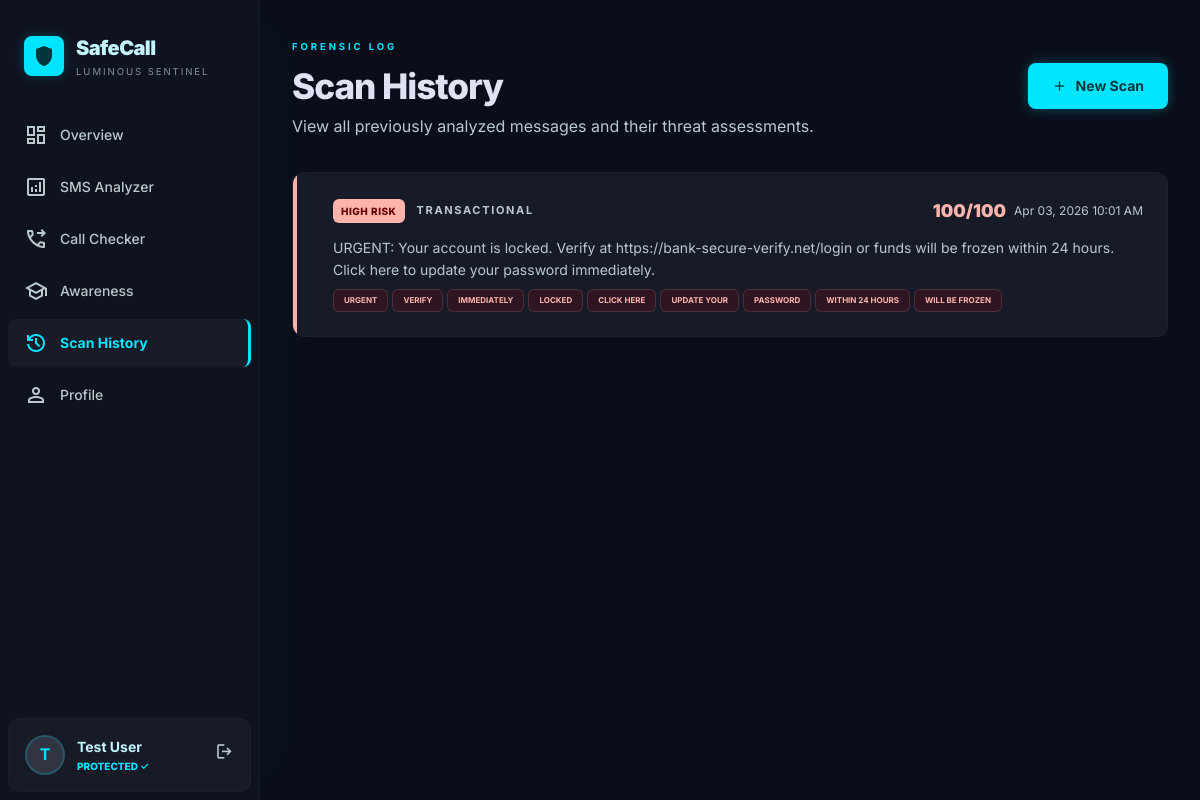
The page /scan-history (signed in) on the database its author committed.
### app.py (models this page shows)
class User(db.Model, UserMixin):
    id = db.Column(db.Integer, primary_key=True)
    full_name = db.Column(db.String(150), nullable=False)
    email = db.Column(db.String(150), unique=True, nullable=False)
    phone = db.Column(db.String(20), nullable=False)
    password = db.Column(db.String(200), nullable=False)
    created_at = db.Column(db.DateTime, default=utcnow)
    scan_results = db.relationship("ScanResult", backref="user", lazy=True, cascade="all, delete-orphan")
    alerts = db.relationship("Alert", backref="user", lazy=True, cascade="all, delete-orphan")
    call_checks = db.relationship("CallForwardingCheck", backref="user", lazy=True, cascade="all, delete-orphan")

class ScanResult(db.Model):
    id = db.Column(db.Integer, primary_key=True)
    user_id = db.Column(db.Integer, db.ForeignKey("user.id"), nullable=False)
    message_text = db.Column(db.Text, nullable=False)
    category = db.Column(db.String(30), default="Unknown")
    risk_score = db.Column(db.Integer, default=0)
    verdict = db.Column(db.String(30), default="SAFE")
    keywords_found = db.Column(db.Text, default="[]")  # JSON list
    advice = db.Column(db.Text, default="")
    metadata_info = db.Column(db.Text, default="{}")  # JSON
    created_at = db.Column(db.DateTime, default=utcnow)

### app.py (the view)
@app.route("/scan-history")
@login_required
def scan_history():
    page = request.args.get("page", 1, type=int)
    scans = ScanResult.query.filter_by(user_id=current_user.id)\
        .order_by(ScanResult.created_at.desc())\
        .paginate(page=page, per_page=10, error_out=False)
    return render_template("scan_history.html", scans=scans)

### app.py (called while the page is built)
@app.template_filter('fromjson')
def fromjson_filter(s):
    try:
        return json.loads(s) if s else []
    except (json.JSONDecodeError, TypeError):
        return []

@login_manager.user_loader
def load_user(user_id):
    return db.session.get(User, int(user_id))

### templates/scan_history.html (shortened to what this page needs)
{% extends "base.html" %}
{% block body %}
<aside class="sidebar" id="sidebar">
  <div class="sidebar-brand"><div class="sidebar-brand-icon"><span class="material-symbols-outlined">shield</span></div><div><h1>SafeCall</h1><p>Luminous Sentinel</p></div></div>
  <nav class="sidebar-nav">
    <a href="{{ url_for('dashboard') }}" class="sidebar-link"><span class="material-symbols-outlined">dashboard</span>Overview</a>
    <a href="{{ url_for('sms_analyzer') }}" class="sidebar-link"><span class="material-symbols-outlined">analytics</span>SMS Analyzer</a>
    <a href="{{ url_for('call_checker') }}" class="sidebar-link"><span class="material-symbols-outlined">phone_forwarded</span>Call Checker</a>
    <a href="{{ url_for('awareness') }}" class="sidebar-link"><span class="material-symbols-outlined">school</span>Awareness</a>
    <a href="{{ url_for('scan_history') }}" class="sidebar-link active"><span class="material-symbols-outlined">history</span>Scan History</a>
    <a href="{{ url_for('profile') }}" class="sidebar-link"><span class="material-symbols-outlined">person</span>Profile</a>
  </nav>
  <div class="sidebar-user"><div class="sidebar-avatar">{{ current_user.full_name[0] }}</div><div style="flex:1"><div style="font-size:0.875rem;font-weight:700;color:var(--cyan-light)">{{ current_user.full_name }}</div><div style="font-size:0.625rem;color:var(--cyan);font-weight:800;text-transform:uppercase">Protected ✓</div></div><a href="{{ url_for('logout') }}" style="color:var(--text-secondary)"><span class="material-symbols-outlined" style="font-size:1.2rem">logout</span></a></div>
</aside>
<div class="main-content" style="margin-left:260px;min-height:100vh;padding:2rem">
  <div style="max-width:960px;margin:0 auto">
    <div style="margin-bottom:2rem;display:flex;justify-content:space-between;align-items:center;flex-wrap:wrap;gap:1rem">
      <div>
        <span class="text-label text-cyan" style="font-size:0.6rem;letter-spacing:0.3em">Forensic Log</span>
        <h2 style="font-size:2.2rem;font-weight:800;letter-spacing:-0.03em">Scan History</h2>
        <p class="text-muted">View all previously analyzed messages and their threat assessments.</p>
      </div>
      <a href="{{ url_for('sms_analyzer') }}" class="btn btn-primary"><span class="material-symbols-outlined" style="font-size:1rem">add</span>New Scan</a>
    </div>
    {% if scans.items %}
    <div style="display:flex;flex-direction:column;gap:1rem">
      {% for scan in scans.items %}
      <div class="card" style="transition:all 0.3s;position:relative;overflow:hidden">
        <div style="position:absolute;top:0;left:0;width:4px;height:100%;{% if scan.risk_score > 60 %}background:var(--error){% elif scan.risk_score > 30 %}background:var(--warning){% else %}background:#4ade80{% endif %}"></div>
        <div style="padding-left:1rem">
          <div class="flex justify-between items-center" style="margin-bottom:0.75rem;flex-wrap:wrap;gap:0.5rem">
            <div class="flex items-center gap-3">
              <span class="badge badge-{{ 'high' if scan.risk_score > 60 else ('medium' if scan.risk_score > 30 else 'safe') }}">{{ scan.verdict }}</span>
              <span class="text-label text-muted">{{ scan.category }}</span>
            </div>
            <div class="flex items-center gap-2">
              <span style="font-size:1.1rem;font-weight:900;{% if scan.risk_score > 60 %}color:var(--error){% elif scan.risk_score > 30 %}color:var(--warning){% else %}color:#4ade80{% endif %}">{{ scan.risk_score }}/100</span>
              <span class="text-muted" style="font-size:0.75rem">{{ scan.created_at.strftime('%b %d, %Y %I:%M %p') if scan.created_at else '' }}</span>
            </div>
          </div>
          <p style="font-size:0.875rem;color:var(--text-secondary);line-height:1.6;margin-bottom:0.5rem">{{ scan.message_text[:200] }}{% if scan.message_text|length > 200 %}...{% endif %}</p>
          {% if scan.keywords_found and scan.keywords_found != '[]' %}
          <div style="display:flex;flex-wrap:wrap;gap:0.25rem;margin-top:0.5rem">
            {% for kw in scan.keywords_found | fromjson %}
            <span class="keyword-tag" style="font-size:0.5rem">{{ kw }}</span>
            {% endfor %}
          </div>
          {% endif %}
        </div>
      </div>
      {% endfor %}
    </div>
    {% endif %}
  </div>
</div>
{% endblock %}

### templates/base.html (shortened to what this page needs)
<!DOCTYPE html>
<html lang="en">
<head>
  <link rel="stylesheet" href="{{ url_for('static', filename='css/style.css') }}"/>
</head>
<body>
  {% block body %}{% endblock %}
</body>
</html>

### static/css/style.css (style rules this page uses)
:root { --bg-void: #0a0e1a; --bg-surface: #0f131f; --bg-container-low: #171b28; --bg-container: #1b1f2c; --bg-container-high: #262a37; --bg-container-highest: #313442; --cyan: #00e5ff; --cyan-light: #c3f5ff; --cyan-dim: #00daf3; --cyan-muted: #9cf0ff; --text-primary: #dfe2f3; --text-secondary: #bac9cc; --text-muted: #849396; --outline: #3b494c; --secondary: #98d0da; --secondary-container: #11505a; --error: #ffb4ab; --error-container: #93000a; --warning: #fec931; --tertiary: #ffeac0; --on-primary: #00363d; --font: 'Inter', system-ui, sans-serif; --radius-sm: 0.375rem; --radius-md: 0.5rem; --radius-lg: 0.75rem; --radius-xl: 1rem; }
*, *::before, *::after { box-sizing: border-box; margin: 0; padding: 0; }
html { scroll-behavior: smooth; }
body { font-family: var(--font); background: var(--bg-void); color: var(--text-primary); line-height: 1.6; min-height: 100vh; -webkit-font-smoothing: antialiased; }
a { text-decoration: none; color: inherit; transition: all 0.2s; }
.text-label { font-size: 0.6875rem; font-weight: 700; text-transform: uppercase; letter-spacing: 0.15em; }
.text-cyan { color: var(--cyan); }
.text-muted { color: var(--text-secondary); }
.flex { display: flex; }
.items-center { align-items: center; }
.justify-between { justify-content: space-between; }
.gap-2 { gap: 0.5rem; }
.gap-3 { gap: 0.75rem; }
.card { background: var(--bg-container-low); border: 1px solid rgba(59, 73, 76, 0.15); border-radius: var(--radius-lg); padding: 1.5rem; transition: all 0.3s ease; }
.btn { display: inline-flex; align-items: center; justify-content: center; gap: 0.5rem; padding: 0.75rem 1.5rem; border: none; border-radius: var(--radius-md); font-weight: 700; font-size: 0.875rem; cursor: pointer; transition: all 0.25s ease; text-decoration: none; position: relative; overflow: hidden; }
.btn-primary { background: var(--cyan); color: var(--on-primary); box-shadow: 0 0 12px rgba(0, 229, 255, 0.3); }
.sidebar { position: fixed; left: 0; top: 0; bottom: 0; width: 260px; background: var(--bg-surface); border-right: 1px solid rgba(59, 73, 76, 0.12); display: flex; flex-direction: column; z-index: 50; box-shadow: 32px 0 64px -20px rgba(0, 229, 255, 0.03); transition: transform 0.3s ease; }
.sidebar-brand { padding: 2rem 1.5rem; display: flex; align-items: center; gap: 0.75rem; }
.sidebar-brand-icon { width: 40px; height: 40px; background: var(--cyan); border-radius: var(--radius-md); display: flex; align-items: center; justify-content: center; box-shadow: 0 0 12px rgba(0, 229, 255, 0.2); }
.sidebar-brand-icon .material-symbols-outlined { color: var(--on-primary); font-variation-settings: 'FILL' 1; }
.sidebar-brand h1 { font-size: 1.25rem; font-weight: 900; letter-spacing: -0.03em; color: var(--cyan-light); }
.sidebar-brand p { font-size: 0.6rem; text-transform: uppercase; letter-spacing: 0.2em; color: var(--text-muted); }
.sidebar-nav { flex: 1; padding: 0 0.5rem; display: flex; flex-direction: column; gap: 0.25rem; }
.sidebar-link { display: flex; align-items: center; gap: 0.75rem; padding: 0.75rem 1rem; border-radius: var(--radius-md); color: var(--text-secondary); font-size: 0.875rem; font-weight: 500; transition: all 0.2s; }
.sidebar-link.active { background: var(--bg-container-low); color: var(--cyan); border-right: 3px solid var(--cyan); font-weight: 700; }
.sidebar-user { padding: 1rem; margin: 0.5rem; border-radius: var(--radius-lg); background: var(--bg-container-low); border: 1px solid rgba(59, 73, 76, 0.12); display: flex; align-items: center; gap: 0.75rem; }
.sidebar-avatar { width: 40px; height: 40px; border-radius: 50%; background: var(--bg-container-highest); display: flex; align-items: center; justify-content: center; color: var(--cyan); font-weight: 700; font-size: 1rem; border: 2px solid rgba(0, 229, 255, 0.2); }
.badge { display: inline-block; padding: 0.25rem 0.5rem; border-radius: var(--radius-sm); font-size: 0.625rem; font-weight: 800; text-transform: uppercase; letter-spacing: 0.05em; }
.badge-high { background: var(--error); color: #690005; }
.material-symbols-outlined { font-variation-settings: 'FILL' 0, 'wght' 400, 'GRAD' 0, 'opsz' 24; }
.keyword-tag { display: inline-block; padding: 0.25rem 0.625rem; border-radius: var(--radius-sm); font-size: 0.625rem; font-weight: 700; text-transform: uppercase; background: rgba(147, 0, 10, 0.2); color: var(--error); border: 1px solid rgba(255, 180, 171, 0.15); }

### rows shown on the page
User: full_name "T", full_name "Test User"
ScanResult: verdict "HIGH RISK", category "TRANSACTIONAL", risk_score "100", created_at "Apr 03, 2026 10:01 AM", message_text "URGENT: Your account is locked. Verify at https://bank-secure-verify.net/login or funds will be frozen within 24 hours. Click here to update your password immediately.", fromjson "URGENT" "VERIFY" "IMMEDIATELY" "LOCKED" "CLICK HERE" "UPDATE YOUR" "PASSWORD" "WITHIN 24 HOURS" "WILL BE FROZEN"
